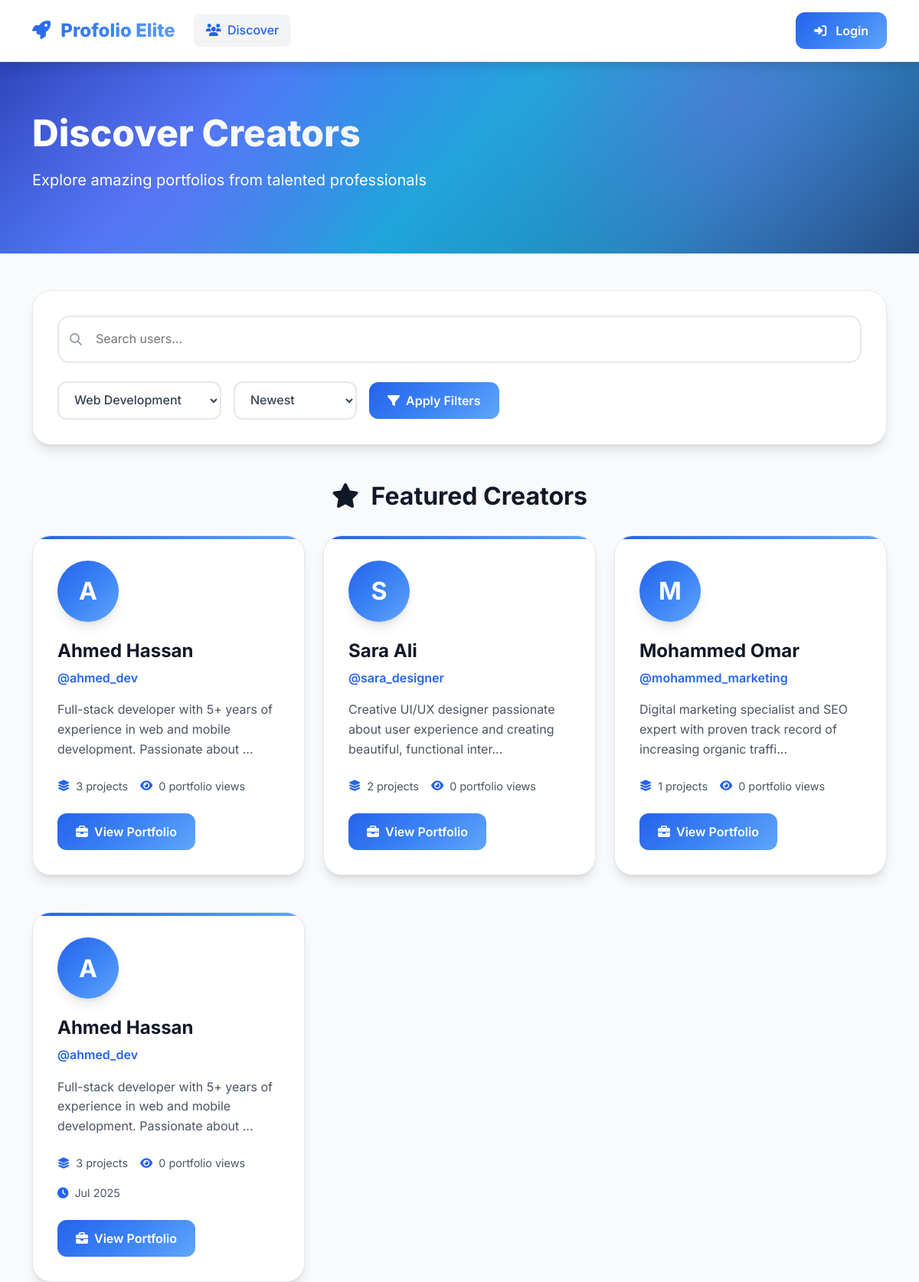
The page /browse_users.php?category=1 on the database its author committed.
### tables this page shows
CREATE TABLE users (
    id INT AUTO_INCREMENT PRIMARY KEY,
    username VARCHAR(50) UNIQUE NOT NULL,
    email VARCHAR(100) UNIQUE NOT NULL,
    password VARCHAR(255) NOT NULL,
    full_name VARCHAR(100) NOT NULL,
    bio TEXT,
    profile_image VARCHAR(255),
    role ENUM('user', 'admin') DEFAULT 'user',
    language ENUM('en', 'ar') DEFAULT 'en',
    template VARCHAR(50) DEFAULT 'default',  
    portfolio_views INT DEFAULT 0,  
    location VARCHAR(255) DEFAULT NULL,
    website VARCHAR(255) DEFAULT NULL,
    github VARCHAR(255) DEFAULT NULL,
    linkedin VARCHAR(255) DEFAULT NULL,
    twitter VARCHAR(255) DEFAULT NULL,
    instagram VARCHAR(255) DEFAULT NULL,
    created_at TIMESTAMP DEFAULT CURRENT_TIMESTAMP,
    updated_at TIMESTAMP DEFAULT CURRENT_TIMESTAMP ON UPDATE CURRENT_TIMESTAMP
);

### browse_users.php (the view, shortened to what this page needs)
<?php
require_once 'config/database.php';
$lang = isset($_SESSION['language']) ? $_SESSION['language'] : 'en';
$content = [
    'en' => [
        'title' => 'Discover Creators',
        'subtitle' => 'Explore amazing portfolios from talented professionals',
        'search_users' => 'Search users...',
        'filter_by_category' => 'Filter by Category',
        'all_categories' => 'All Categories',
        'view_portfolio' => 'View Portfolio',
        'projects_count' => 'projects',
        'portfolio_views' => 'portfolio views',
        'no_users_found' => 'No users found matching your criteria.',
        'featured_creators' => 'Featured Creators',
        'recent_activity' => 'Recent Activity',
        'sort_by' => 'Sort by',
        'newest' => 'Newest',
        'most_projects' => 'Most Projects',
        'most_views' => 'Most Views',
        'alphabetical' => 'Alphabetical',
        'category' => 'Category',
        'specialization' => 'Specialization',
        'experience' => 'Experience',
        'location' => 'Location',
        'contact' => 'Contact',
        'follow' => 'Follow',
        'unfollow' => 'Unfollow',
        'loading' => 'Loading...',
        'error_loading' => 'Error loading users. Please try again.'
    ],
    'ar' => [
        'title' => 'اكتشف المبدعين',
        'subtitle' => 'استكشف محافظ رائعة من محترفين موهوبين',
        'search_users' => 'البحث عن المستخدمين...',
        'filter_by_category' => 'تصفية حسب الفئة',
        'all_categories' => 'جميع الفئات',
        'view_portfolio' => 'عرض المحفظة',
        'projects_count' => 'مشاريع',
        'portfolio_views' => 'مشاهدات المحفظة',
        'no_users_found' => 'لم يتم العثور على مستخدمين يطابقون معاييرك.',
        'featured_creators' => 'المبدعون المميزون',
        'recent_activity' => 'النشاط الأخير',
        'sort_by' => 'ترتيب حسب',
        'newest' => 'الأحدث',
        'most_projects' => 'الأكثر مشاريع',
        'most_views' => 'الأكثر مشاهدة',
        'alphabetical' => 'أبجدي',
        'category' => 'الفئة',
        'specialization' => 'التخصص',
        'experience' => 'الخبرة',
        'location' => 'الموقع',
        'contact' => 'تواصل',
        'follow' => 'متابعة',
        'unfollow' => 'إلغاء المتابعة',
        'loading' => 'جاري التحميل...',
        'error_loading' => 'خطأ في تحميل المستخدمين. حاول مرة أخرى.'
    ]
];
$current_content = $content[$lang];
$search = isset($_GET['search']) ? trim($_GET['search']) : '';
$category_filter = isset($_GET['category']) ? (int)$_GET['category'] : 0;
$sort = isset($_GET['sort']) ? $_GET['sort'] : 'newest';
$categories = $conn->query("SELECT * FROM categories ORDER BY name_en");
$where_conditions = ["u.id != ?", "u.role = 'user'"];
$params = [isset($_SESSION['user_id']) ? $_SESSION['user_id'] : 0];
$param_types = "i";
if ($category_filter > 0) {
    $where_conditions[] = "EXISTS (SELECT 1 FROM projects p WHERE p.user_id = u.id AND p.category_id = ?)";
    $params[] = $category_filter;
    $param_types .= "i";
}
$where_clause = implode(" AND ", $where_conditions);
$order_clause = match($sort) {
    'most_projects' => 'project_count DESC',
    'most_views' => 'u.portfolio_views DESC',
    'alphabetical' => 'u.full_name ASC',
    default => 'u.created_at DESC'
};
$query = "SELECT u.*,
          COUNT(p.id) as project_count,
          MAX(p.created_at) as last_project_date
          FROM users u
          LEFT JOIN projects p ON u.id = p.user_id
          WHERE $where_clause
          GROUP BY u.id
          ORDER BY $order_clause";
$stmt = $conn->prepare($query);
if (!empty($params)) {
    $stmt->bind_param($param_types, ...$params);
}
$stmt->execute();
$users = $stmt->get_result();
$featured_query = "SELECT u.*, COUNT(p.id) as project_count
                   FROM users u
                   LEFT JOIN projects p ON u.id = p.user_id
                   WHERE u.id != ? AND u.role = 'user'
                   GROUP BY u.id
                   HAVING project_count > 0
                   ORDER BY u.portfolio_views DESC, project_count DESC
                   LIMIT 6";
$featured_stmt = $conn->prepare($featured_query);
$current_user_id = isset($_SESSION['user_id']) ? $_SESSION['user_id'] : 0;
$featured_stmt->bind_param("i", $current_user_id);
$featured_stmt->execute();
$featured_users = $featured_stmt->get_result();
?>
<!DOCTYPE html>
<html lang="<?php echo $lang; ?>" dir="<?php echo $lang === 'ar' ? 'rtl' : 'ltr'; ?>">
<head>
    <link href="https://cdn.jsdelivr.net/npm/bootstrap@5.3.0/dist/css/bootstrap.min.css" rel="stylesheet">
    <link href="https://cdnjs.cloudflare.com/ajax/libs/font-awesome/6.4.0/css/all.min.css" rel="stylesheet">
    <link href="https://unpkg.com/aos@2.3.1/dist/aos.css" rel="stylesheet">
</head>
<body class="<?php echo $lang === 'ar' ? 'rtl' : ''; ?>">
    <nav class="navbar navbar-expand-lg">
        <div class="container">
            <a class="navbar-brand" href="index.php">
                <i class="fas fa-rocket me-2"></i>
                <?php echo $lang === 'en' ? PLATFORM_NAME : PLATFORM_NAME_AR; ?>
            </a>
            <div class="collapse navbar-collapse" id="navbarNav">
                <ul class="navbar-nav me-auto">
                    <li class="nav-item">
                        <a class="nav-link active" href="browse_users.php">
                            <i class="fas fa-users me-1"></i>
                            <?php echo $lang === 'en' ? 'Discover' : 'اكتشف'; ?>
                        </a>
                    </li>
                </ul>
                <div class="d-flex align-items-center">
                    <?php if (isset($_SESSION['user_id'])): ?>
                    <div class="dropdown">
                        <button class="btn dropdown-toggle d-flex align-items-center" type="button" data-bs-toggle="dropdown">
                            <div class="user-avatar me-2">
                                <?php echo strtoupper(substr($_SESSION['user_name'], 0, 1)); ?>
                            </div>
                            <span class="d-none d-md-inline"><?php echo $_SESSION['user_name']; ?></span>
                        </button>
                        <ul class="dropdown-menu">
                            <li><a class="dropdown-item" href="profile.php">
                                <i class="fas fa-user me-2"></i>
                                <?php echo $lang === 'en' ? 'Profile' : 'الملف الشخصي'; ?>
                            </a></li>
                            <li><a class="dropdown-item" href="settings.php">
                                <i class="fas fa-cog me-2"></i>
                                <?php echo $lang === 'en' ? 'Settings' : 'الإعدادات'; ?>
                            </a></li>
                            <li><hr class="dropdown-divider"></li>
                            <li><a class="dropdown-item" href="logout.php">
                                <i class="fas fa-sign-out-alt me-2"></i>
                                <?php echo $lang === 'en' ? 'Logout' : 'تسجيل الخروج'; ?>
                            </a></li>
                        </ul>
                    </div>
                    <?php else: ?>
                    <a href="login.php" class="btn btn-primary">
                        <i class="fas fa-sign-in-alt me-1"></i>
                        <?php echo $lang === 'en' ? 'Login' : 'تسجيل الدخول'; ?>
                    </a>
                    <?php endif; ?>
                </div>
            </div>
        </div>
    </nav>
    <section class="page-header">
        <div class="container">
            <div class="page-header-content">
                <h1 class="page-title" data-aos="fade-up">
                    <?php echo $current_content['title']; ?>
                </h1>
                <p class="page-subtitle" data-aos="fade-up" data-aos-delay="100">
                    <?php echo $current_content['subtitle']; ?>
                </p>
            </div>
        </div>
    </section>
    <div class="container">
        <div class="search-filter-section" data-aos="fade-up" data-aos-delay="200">
            <form method="GET" id="searchForm">
                <div class="search-box">
                    <i class="fas fa-search"></i>
                    <input type="text" name="search" value="<?php echo htmlspecialchars($search); ?>"
                           placeholder="<?php echo $current_content['search_users']; ?>">
                </div>
                <div class="filter-controls">
                    <select name="category" class="filter-select">
                        <?php
                        $categories->data_seek(0);
                        while ($category = $categories->fetch_assoc()):
                        ?>
                        <option value="<?php echo $category['id']; ?>"
                                <?php echo $category_filter == $category['id'] ? 'selected' : ''; ?>>
                            <?php echo $lang === 'en' ? $category['name_en'] : $category['name_ar']; ?>
                        </option>
                        <?php endwhile; ?>
                    </select>
                    <select name="sort" class="filter-select">
                        <option value="newest" <?php echo $sort === 'newest' ? 'selected' : ''; ?>>
                            <?php echo $current_content['newest']; ?>
                        </option>
                    </select>
                    <button type="submit" class="btn btn-primary">
                        <i class="fas fa-filter"></i>
                        <?php echo $lang === 'en' ? 'Apply Filters' : 'تطبيق الفلاتر'; ?>
                    </button>
                </div>
            </form>
        </div>
        <?php if ($featured_users->num_rows > 0): ?>
        <div class="featured-section" data-aos="fade-up" data-aos-delay="300">
            <h2 class="section-title">
                <i class="fas fa-star me-2"></i>
                <?php echo $current_content['featured_creators']; ?>
            </h2>
            <div class="row g-4">
                <?php while ($user = $featured_users->fetch_assoc()): ?>
                <div class="col-lg-4 col-md-6">
                    <div class="user-card">
                        <div class="user-avatar-large">
                            <?php echo strtoupper(substr($user['full_name'], 0, 1)); ?>
                        </div>
                        <h3 class="user-name"><?php echo htmlspecialchars($user['full_name']); ?></h3>
                        <div class="user-username">@<?php echo htmlspecialchars($user['username']); ?></div>
                        <?php if (!empty($user['bio'])): ?>
                        <p class="user-bio"><?php echo htmlspecialchars(mb_strimwidth($user['bio'], 0, 100, '...')); ?></p>
                        <?php endif; ?>
                        <div class="user-stats">
                            <div class="stat-item">
                                <i class="fas fa-layer-group"></i>
                                <span><?php echo $user['project_count']; ?> <?php echo $current_content['projects_count']; ?></span>
                            </div>
                            <div class="stat-item">
                                <i class="fas fa-eye"></i>
                                <span><?php echo $user['portfolio_views']; ?> <?php echo $current_content['portfolio_views']; ?></span>
                            </div>
                        </div>
                        <div class="user-actions">
                            <a href="portfolio.php?user=<?php echo $user['id']; ?>" class="btn btn-primary">
                                <i class="fas fa-briefcase"></i>
                                <?php echo $current_content['view_portfolio']; ?>
                            </a>
                        </div>
                    </div>
                </div>
                <?php endwhile; ?>
            </div>
        </div>
        <?php endif; ?>
        <div class="row g-4" data-aos="fade-up" data-aos-delay="400">
            <?php if ($users->num_rows > 0): ?>
                <?php while ($user = $users->fetch_assoc()): ?>
                <div class="col-lg-4 col-md-6">
                    <div class="user-card">
                        <div class="user-avatar-large">
                            <?php echo strtoupper(substr($user['full_name'], 0, 1)); ?>
                        </div>
                        <h3 class="user-name"><?php echo htmlspecialchars($user['full_name']); ?></h3>
                        <div class="user-username">@<?php echo htmlspecialchars($user['username']); ?></div>
                        <?php if (!empty($user['bio'])): ?>
                        <p class="user-bio"><?php echo htmlspecialchars(mb_strimwidth($user['bio'], 0, 100, '...')); ?></p>
                        <?php endif; ?>
                        <div class="user-stats">
                            <div class="stat-item">
                                <i class="fas fa-layer-group"></i>
                                <span><?php echo $user['project_count']; ?> <?php echo $current_content['projects_count']; ?></span>
                            </div>
                            <div class="stat-item">
                                <i class="fas fa-eye"></i>
                                <span><?php echo $user['portfolio_views']; ?> <?php echo $current_content['portfolio_views']; ?></span>
                            </div>
                            <?php if ($user['last_project_date']): ?>
                            <div class="stat-item">
                                <i class="fas fa-clock"></i>
                                <span><?php echo date('M Y', strtotime($user['last_project_date'])); ?></span>
                            </div>
                            <?php endif; ?>
                        </div>
                        <div class="user-actions">
                            <a href="portfolio.php?user=<?php echo $user['id']; ?>" class="btn btn-primary">
                                <i class="fas fa-briefcase"></i>
                                <?php echo $current_content['view_portfolio']; ?>
                            </a>
                        </div>
                    </div>
                </div>
                <?php endwhile; ?>
            <?php endif; ?>
        </div>
    </div>
</body>
</html>

### rows shown on the page
users: full_name "A", full_name "Ahmed Hassan", username "ahmed_dev", bio "Full-stack developer with 5+ years of experience in web and mobile development. Passionate about ...", project_count "3", portfolio_views "0", last_project_date "Jul 2025"
users: full_name "S", full_name "Sara Ali", username "sara_designer", bio "Creative UI/UX designer passionate about user experience and creating beautiful, functional inter...", project_count "2", portfolio_views "0"
users: full_name "M", full_name "Mohammed Omar", username "mohammed_marketing", bio "Digital marketing specialist and SEO expert with proven track record of increasing organic traffi...", project_count "1", portfolio_views "0"

### other values the page prints
PLATFORM_NAME "Profolio Elite"
$current_content['title'] "Discover Creators"
$current_content['subtitle'] "Explore amazing portfolios from talented professionals"
$current_content['featured_creators'] "Featured Creators"
form field category "Web Development"
form field sort "Newest"
